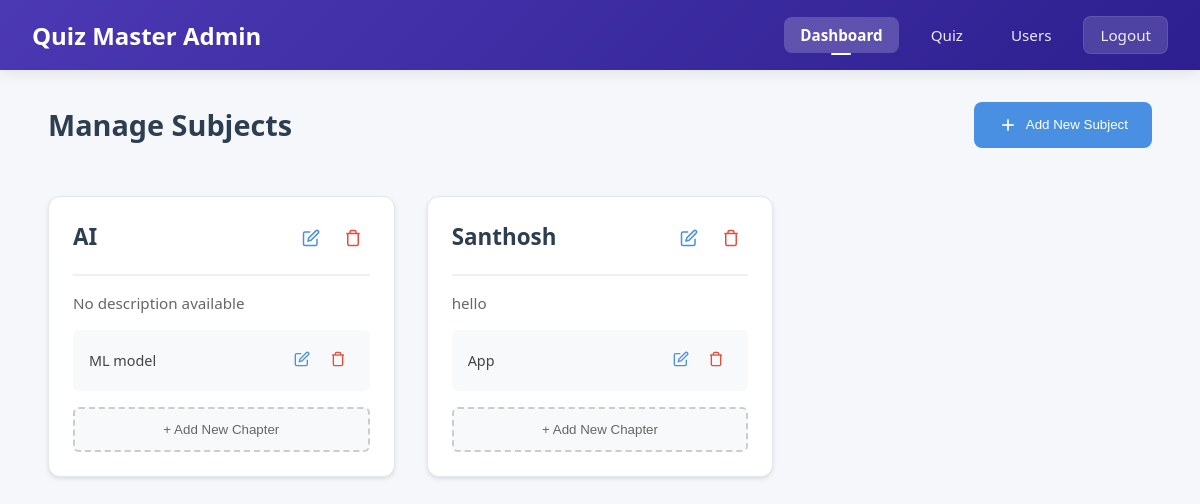
The app's page /admin/dashboard (signed in), older data.
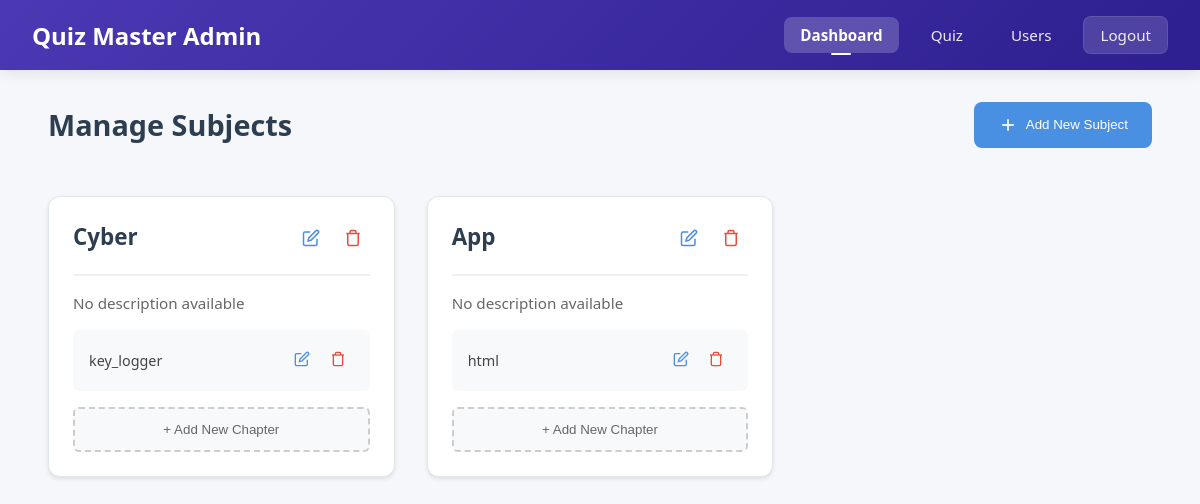
The same page, newer data.
### app.py (models this page shows)
class Subject(db.Model):
    id = db.Column(db.Integer, primary_key=True)
    name = db.Column(db.String(100), nullable=False)
    description = db.Column(db.Text, nullable=True)
    created_at = db.Column(db.DateTime, default=datetime.utcnow)
    chapters = db.relationship('Chapter', backref='subject', lazy=True, cascade="all, delete-orphan")

class Chapter(db.Model):
    id = db.Column(db.Integer, primary_key=True)
    name = db.Column(db.String(100), nullable=False)
    description = db.Column(db.Text, nullable=True)
    subject_id = db.Column(db.Integer, db.ForeignKey('subject.id'), nullable=False)
    created_at = db.Column(db.DateTime, default=datetime.utcnow)

### app.py (the view)
@app.route('/admin/dashboard')
@admin_required
def admin_dashboard():
    subjects = Subject.query.order_by(Subject.created_at.desc()).all()
    return render_template('admin_dashboard.html', active_page='home', subjects=subjects)

### app.py (called while the page is built)
def get_current_user():
    if 'user_id' in session:
        return User.query.get(session['user_id'])
    return None

@app.context_processor
def utility_processor():
    return dict(current_user=get_current_user())

def admin_required(f):
    @wraps(f)
    def decorated_function(*args, **kwargs):
        if 'user_id' not in session:
            flash('Please login first.', 'error')
            return redirect(url_for('login'))
        user = User.query.get(session['user_id'])
        if not user or not user.is_admin:
            flash('Admin access required.', 'error')
            return redirect(url_for('dashboard'))
        return f(*args, **kwargs)
    return decorated_function

### templates/admin_dashboard.html (shortened to what this page needs)
<!DOCTYPE html>
<html lang="en">
<head>
    <link href="/static/admin_dashboard.css" rel="stylesheet">
</head>
<body>
    <nav class="navbar">
        <div class="nav-container">
            <div style="font-size: 150%;color: white;font-weight: bold;">
                Quiz Master Admin
            </div>
            <div class="nav-links">
                <a href="{{ url_for('admin_dashboard') }}" {% if active_page == 'home' %}class="active"{% endif %}>
                    Dashboard
                </a>
                <a href="{{ url_for('admin_quiz') }}" {% if active_page == 'quiz' %}class="active"{% endif %}>
                    Quiz
                </a>
                <a href="{{ url_for('users') }}" {% if active_page == 'users' %}class="active"{% endif %}>
                    Users
                </a>
                <a href="{{ url_for('logout') }}" class="logout-btn">
                    Logout
                </a>
            </div>
        </div>
    </nav>
    <main>
        <div class="dashboard-header">
            <h1 class="dashboard-title">Manage Subjects</h1>
            <button class="add-subject-btn" onclick="openSubjectModal()">
                <svg width="20" height="20" viewBox="0 0 24 24" fill="none" stroke="currentColor" stroke-width="2">
                    <line x1="12" y1="5" x2="12" y2="19"></line>
                    <line x1="5" y1="12" x2="19" y2="12"></line>
                </svg>
                Add New Subject
            </button>
        </div>
        <div class="subjects-grid">
            {% for subject in subjects %}
            <div class="subject-card">
                <div class="subject-header">
                    <h3 class="subject-title">{{ subject.name }}</h3>
                    <div class="subject-actions">
                        <button class="action-btn edit-btn" onclick="openEditSubjectModal({{ subject.id }}, '{{ subject.name }}', '{{ subject.description }}')">
                            <svg width="18" height="18" viewBox="0 0 24 24" fill="none" stroke="currentColor" stroke-width="2">
                                <path d="M11 4H4a2 2 0 0 0-2 2v14a2 2 0 0 0 2 2h14a2 2 0 0 0 2-2v-7"></path>
                                <path d="M18.5 2.5a2.121 2.121 0 0 1 3 3L12 15l-4 1 1-4 9.5-9.5z"></path>
                            </svg>
                        </button>
                        <form action="{{ url_for('delete_subject', subject_id=subject.id) }}" method="POST" style="display: inline;">
                            <button type="submit" class="action-btn delete-btn" onclick="return confirm('Are you sure you want to delete this subject?')">
                                <svg width="18" height="18" viewBox="0 0 24 24" fill="none" stroke="currentColor" stroke-width="2">
                                    <path d="M3 6h18"></path>
                                    <path d="M19 6v14a2 2 0 0 1-2 2H7a2 2 0 0 1-2-2V6m3 0V4a2 2 0 0 1 2-2h4a2 2 0 0 1 2 2v2"></path>
                                </svg>
                            </button>
                        </form>
                    </div>
                </div>
                <p class="subject-description">{{ subject.description or 'No description available' }}</p>
                <div class="chapters-list">
                    {% for chapter in subject.chapters %}
                    <div class="chapter-item">
                        <span>{{ chapter.name }}</span>
                        <div class="chapter-actions">
                            <button class="action-btn edit-btn" onclick="openEditChapterModal({{ chapter.id }}, '{{ chapter.name }}', '{{ chapter.description }}')">
                                <svg width="16" height="16" viewBox="0 0 24 24" fill="none" stroke="currentColor" stroke-width="2">
                                    <path d="M11 4H4a2 2 0 0 0-2 2v14a2 2 0 0 0 2 2h14a2 2 0 0 0 2-2v-7"></path>
                                    <path d="M18.5 2.5a2.121 2.121 0 0 1 3 3L12 15l-4 1 1-4 9.5-9.5z"></path>
                                </svg>
                            </button>
                            <form action="{{ url_for('delete_chapter', chapter_id=chapter.id) }}" method="POST" style="display: inline;">
                                <button type="submit" class="action-btn delete-btn" onclick="return confirm('Are you sure you want to delete this chapter?')">
                                    <svg width="16" height="16" viewBox="0 0 24 24" fill="none" stroke="currentColor" stroke-width="2">
                                        <path d="M3 6h18"></path>
                                        <path d="M19 6v14a2 2 0 0 1-2 2H7a2 2 0 0 1-2-2V6m3 0V4a2 2 0 0 1 2-2h4a2 2 0 0 1 2 2v2"></path>
                                    </svg>
                                </button>
                            </form>
                        </div>
                    </div>
                    {% endfor %}
                </div>
                <button class="add-chapter-btn" onclick="openChapterModal({{ subject.id }})">
                    + Add New Chapter
                </button>
            </div>
            {% else %}
            <div class="empty-state">
                <h3>No subjects available</h3>
                <p>Click the "Add New Subject" button to get started</p>
            </div>
            {% endfor %}
        </div>
    </main>
</body>
</html>

### static/admin_dashboard.css (style rules this page uses)
* { margin: 0; padding: 0; box-sizing: border-box; }
body { font-family: 'Segoe UI', Tahoma, Geneva, Verdana, sans-serif; }
.navbar { background: linear-gradient(135deg, #4b38b3 0%, #2d1f8f 100%); padding: 1rem 2rem; box-shadow: 0 2px 15px rgba(0, 0, 0, 0.1); position: sticky; top: 0; z-index: 1000; }
.nav-container { max-width: 1200px; margin: 0 auto; display: flex; justify-content: space-between; align-items: center; }
.nav-links { display: flex; gap: 1rem; align-items: center; }
.nav-links a { color: rgba(255, 255, 255, 0.9); text-decoration: none; padding: 0.5rem 1rem; border-radius: 8px; font-size: 0.95rem; font-weight: 500; transition: all 0.3s ease; position: relative; }
.nav-links a.active { background: rgba(255, 255, 255, 0.2); color: white; font-weight: 600; }
.nav-links a.active::after { content: ''; position: absolute; bottom: -2px; left: 50%; transform: translateX(-50%); width: 20px; height: 2px; background-color: white; border-radius: 2px; }
.logout-btn { background-color: rgba(255, 255, 255, 0.15); color: white; padding: 0.5rem 1.2rem; border-radius: 8px; font-weight: 500; transition: all 0.3s ease; border: 1px solid rgba(255, 255, 255, 0.1); }

### templates/admin_dashboard.html (style rules this page uses)
:root { --primary-color: #4a90e2; --danger-color: #e74c3c; --success-color: #2ecc71; --background-color: #f5f7fa; --card-shadow: 0 2px 4px rgba(0,0,0,0.1); }
main { padding: 2rem; background-color: var(--background-color); min-height: calc(100vh - 60px); }
.dashboard-header { display: flex; justify-content: space-between; align-items: center; margin-bottom: 2rem; padding: 0 1rem; }
.dashboard-title { font-size: 1.8rem; font-weight: 600; color: #2c3e50; }
.add-subject-btn { background-color: var(--primary-color); color: white; border: none; padding: 0.8rem 1.5rem; border-radius: 8px; cursor: pointer; font-weight: 500; display: flex; align-items: center; gap: 0.5rem; transition: transform 0.2s; }
.subjects-grid { display: grid; grid-template-columns: repeat(auto-fill, minmax(300px, 1fr)); gap: 2rem; padding: 1rem; }
.subject-card { background: white; border-radius: 12px; padding: 1.5rem; box-shadow: var(--card-shadow); transition: all 0.3s ease; position: relative; border: 1px solid #e1e8ed; }
.subject-header { display: flex; justify-content: space-between; align-items: flex-start; margin-bottom: 1rem; padding-bottom: 1rem; border-bottom: 2px solid #f0f0f0; }
.subject-title { font-size: 1.4rem; font-weight: 600; color: #2c3e50; margin: 0; }
.subject-actions { display: flex; gap: 0.5rem; }
.action-btn { background: none; border: none; cursor: pointer; padding: 0.5rem; border-radius: 6px; transition: background-color 0.2s; }
.edit-btn { color: var(--primary-color); }
.delete-btn { color: var(--danger-color); }
.subject-description { color: #666; margin-bottom: 1rem; font-size: 0.95rem; line-height: 1.5; }
.chapters-list { display: flex; flex-direction: column; gap: 0.8rem; }
.chapter-item { background-color: #f8f9fa; padding: 0.8rem 1rem; border-radius: 6px; font-size: 0.9rem; color: #444; display: flex; justify-content: space-between; align-items: center; transition: background-color 0.2s; }
.add-chapter-btn { width: 100%; padding: 0.8rem; background-color: #f8f9fa; border: 2px dashed #ccc; border-radius: 6px; color: #666; cursor: pointer; margin-top: 1rem; transition: all 0.2s; }
.new-subject { animation: fadeIn 0.5s ease-out; }

Row changes from the older to the newer data that the page shows:
removed Subject: name "AI", description "No description available"
removed Chapter: name "ML model", shown under Subject "AI"
removed Subject: name "Santhosh", description "hello"
removed Chapter: name "App", shown under Subject "Santhosh"
added Subject: name "Cyber", description "No description available"
added Chapter: name "key_logger", shown under Subject "Cyber"
added Subject: name "App", description "No description available"
added Chapter: name "html", shown under Subject "App"
